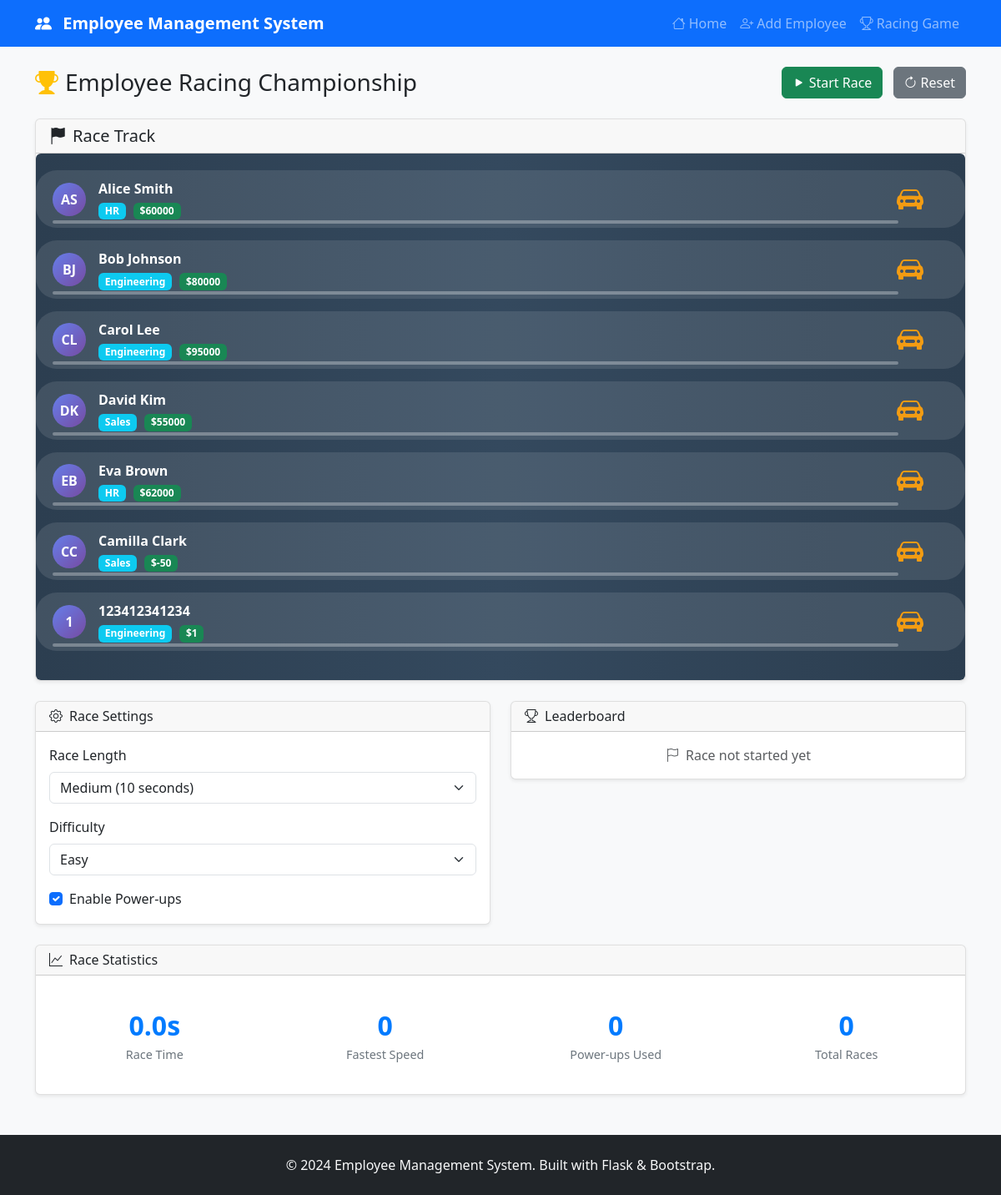
/racing, run on an earlier commit of the app's database.
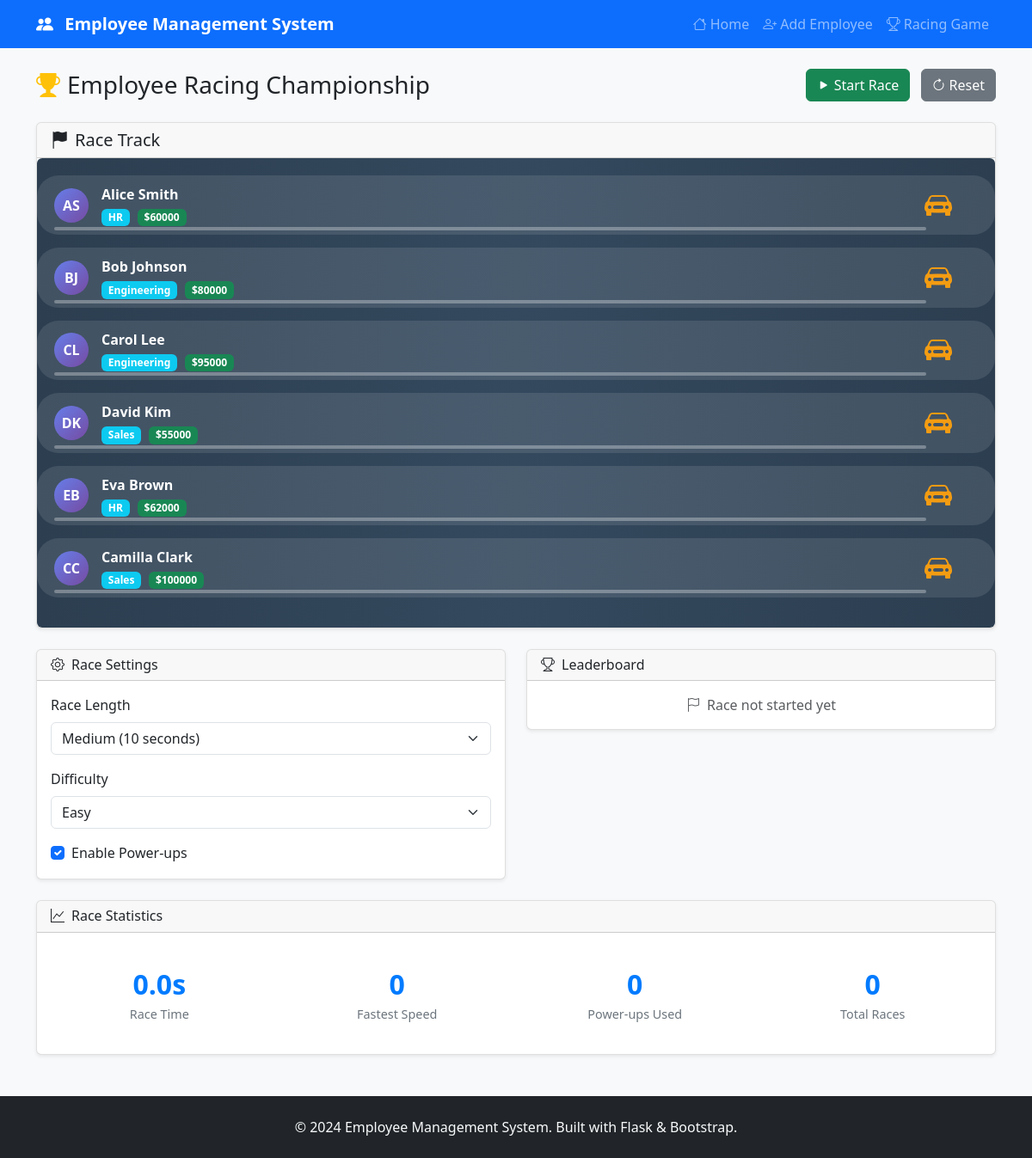
And on a later commit of the database.
### tables this page shows
CREATE TABLE employees (
    id INTEGER PRIMARY KEY AUTOINCREMENT,
    name TEXT NOT NULL,
    department_id INTEGER,
    salary REAL,
    hire_date TEXT,
    FOREIGN KEY (department_id) REFERENCES departments(id)
);

CREATE TABLE departments (
    id INTEGER PRIMARY KEY AUTOINCREMENT,
    name TEXT NOT NULL
);

### app.py (the view)
@app.route('/racing')
def racing_game():
    employees = employee_manager.get_employees()
    departments = employee_manager.get_departments()
    return render_template('racing.html', employees=employees, departments=departments)

### app.py (called while the page is built)
    def get_connection(self):
        return sqlite3.connect(self.db_path)

    def get_departments(self) -> List[Dict[str, Any]]:
        with self.get_connection() as conn:
            conn.row_factory = sqlite3.Row
            cursor = conn.cursor()
            cursor.execute("SELECT * FROM departments ORDER BY id")
            return [dict(row) for row in cursor.fetchall()]

    def get_employees(self) -> List[Dict[str, Any]]:
        with self.get_connection() as conn:
            conn.row_factory = sqlite3.Row
            cursor = conn.cursor()
            cursor.execute("""
                SELECT e.id, e.name, d.name as department, e.salary, e.hire_date, e.department_id
                FROM employees e
                LEFT JOIN departments d ON e.department_id = d.id
                ORDER BY e.id
            """)
            return [dict(row) for row in cursor.fetchall()]

### templates/racing.html (shortened to what the changed rows need)
{% extends "base.html" %}
{% block content %}
<div class="row">
    <div class="col-12">
        <div class="d-flex justify-content-between align-items-center mb-4">
            <h1 class="h3 mb-0">
                <i class="bi bi-trophy-fill me-2 text-warning"></i>Employee Racing Championship
            </h1>
        </div>
    </div>
</div>
<div class="card mb-4">
    <div class="card-body p-0">
        <div id="raceTrack" class="race-track">
            <div class="race-lanes">
                {% for employee in employees %}
                <div class="race-lane" data-employee-id="{{ employee.id }}">
                    <div class="racer-info">
                        <div class="racer-avatar">
                            {{ employee.name.split()[0][0] }}{{ employee.name.split()[-1][0] if employee.name.split()|length > 1 else '' }}
                        </div>
                        <div class="racer-details">
                            <div class="racer-name">{{ employee.name }}</div>
                            <div class="racer-stats">
                                <span class="badge bg-info me-1">{{ employee.department }}</span>
                                <span class="badge bg-success">${{ "%.0f"|format(employee.salary) }}</span>
                            </div>
                        </div>
                    </div>
                    <div class="racer-car" data-speed="{{ employee.salary / 1000 }}">
                        <i class="bi bi-car-front-fill"></i>
                    </div>
                    <div class="progress-bar">
                    </div>
                </div>
                {% endfor %}
            </div>
        </div>
    </div>
</div>
{% endblock %}

What changed in the data, as far as the page shows it:
removed employees: name "1", name "123412341234", department "Engineering", salary "1"
changed employees "Camilla Clark": salary "-50" → "100000"
